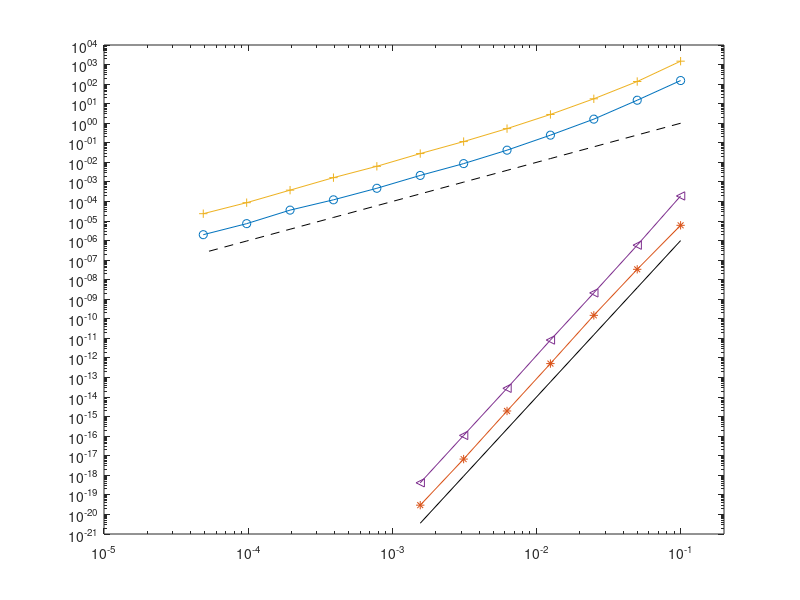

MATLAB code to generate this figure: (Note: this script raises an error after producing the figure.)
% Test if the variance depends on h
clc; clear; close all;

getResults = false;

if getResults
    results = dlmread(['likelihood_EE_30_11_2016_08_43_.txt']);
    nExpEE = size(results, 1);
    hEE = zeros(nExpEE, 1);
    variances = hEE;
    biasSqd = hEE;
    
    for i = 1 : nExpEE
        hEE(i) = results(i, 1);
        variances(i) = results(i, 2);
        biasSqd(i) = results(i, 3);
    end
    
    results = dlmread(['likelihood_RK_30_11_2016_08_51_.txt']);
    
    nExpRK = size(results, 1);
    hRK = zeros(nExpRK, 1);
    variancesRK = hRK;
    biasSqdRK = hRK;
    
    for i = 1 : nExpRK
        hRK(i) = results(i, 1);
        variancesRK(i) = results(i, 2);
        biasSqdRK(i) = results(i, 3);
    end
else
    % 300 repetitions, final time T = 1, nData = 10
    load('likelihoodFITZNAG')    
end

markers = 'o*+<';
figure
loglog(hEE, variances, 'o-', 'marker', markers(1))
hold on
loglog(hRK, variancesRK, 'o-', 'marker', markers(2))
loglog(hEE, biasSqd, 'o-', 'marker', markers(3))
loglog(hRK, biasSqdRK, 'o-', 'marker', markers(4))
loglog(hEE, 100 * hEE.^2, 'k--')
loglog(hRK, 100 * hRK.^8, 'k')
xlim([1e-5 0.2])
legend('varEE', 'varRK', 'biasEE', 'biasRK', 'Location', 'SW')

orderEE = -log2(variances(2 : end) ./ variances(1 : end-1));
